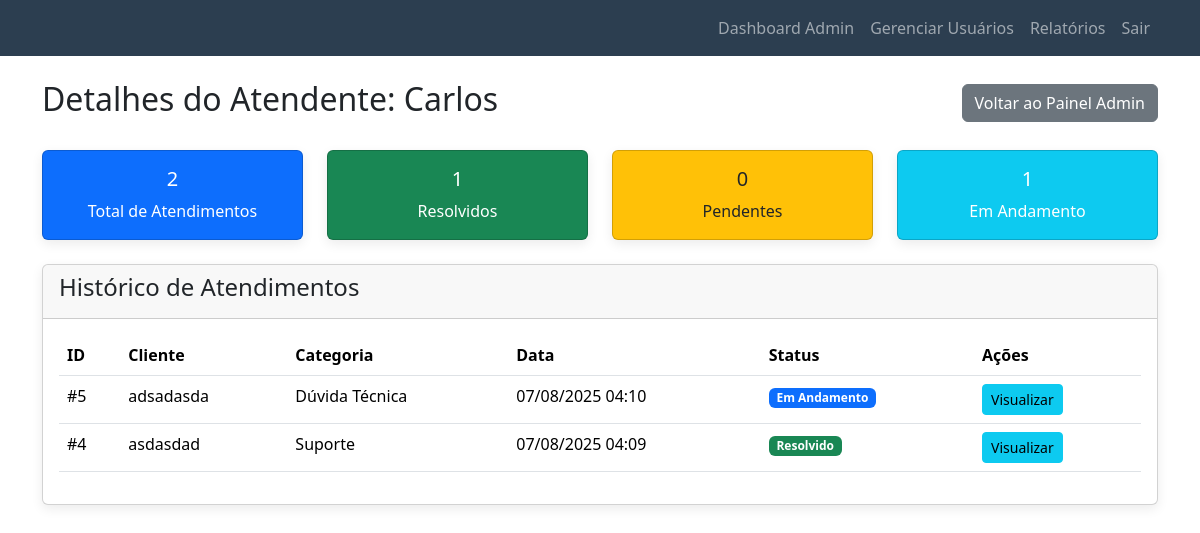
Page /admin/user/2 (signed in) on the committed database.
### app/models.py (models this page shows, shortened)
class User(db.Model, UserMixin):
    __tablename__ = 'users'
    id = db.Column(db.Integer, primary_key=True)
    username = db.Column(db.String(64), unique=True, nullable=False, index=True)
    password_hash = db.Column(db.String(256))
    is_supervisor = db.Column(db.Boolean, default=False, nullable=False)
    interactions = db.relationship('Interaction', backref='user', lazy='dynamic')

class Interaction(db.Model):
    __tablename__ = 'interactions'
    id = db.Column(db.Integer, primary_key=True)
    user_id = db.Column(db.Integer, db.ForeignKey('users.id'), nullable=False)
    client_name = db.Column(db.String(128), nullable=False, index=True)
    client_phone = db.Column(db.String(40), nullable=False)
    channel = db.Column(db.String(50), nullable=False)
    had_anydesk_session = db.Column(db.Boolean, default=False)
    category = db.Column(db.String(100), nullable=False)
    description = db.Column(db.Text, nullable=False)
    status = db.Column(db.String(50), default='Aberto', nullable=False)
    start_time = db.Column(db.DateTime, default=datetime.utcnow, index=True)
    end_time = db.Column(db.DateTime, nullable=True)

### app/routes.py (the view)
@bp.route('/admin/user/<int:user_id>')
@login_required
def user_details(user_id):
    if not current_user.is_supervisor:
        flash('Acesso negado.', 'danger')
        return redirect(url_for('main.index'))
    user = User.query.get_or_404(user_id)
    interactions = Interaction.query.filter_by(user_id=user.id).order_by(Interaction.start_time.desc()).all()
    status_counts = db.session.query(
        Interaction.status, func.count(Interaction.id)
    ).filter(Interaction.user_id == user.id).group_by(Interaction.status).all()
    stats = {status: count for status, count in status_counts}
    stats['Total'] = sum(stats.values())
    return render_template('admin/user_details.html', user=user, interactions=interactions, stats=stats)

### app/models.py (called while the page is built)
@login_manager.user_loader
def load_user(user_id):
    return User.query.get(user_id)

### app/templates/admin/user_details.html (shortened to what this page needs)
{% extends "base.html" %}
{% block content %}
<div class="d-flex justify-content-between align-items-center mb-4">
    <h2>Detalhes do Atendente: {{ user.username }}</h2>
    <a href="{{ url_for('main.admin_dashboard') }}" class="btn btn-secondary">Voltar ao Painel Admin</a>
</div>
<div class="row mb-4">
    <div class="col-md-3">
        <div class="card text-white bg-primary text-center">
            <div class="card-body">
                <h5 class="card-title">{{ stats.get('Total', 0) }}</h5>
                <p class="card-text">Total de Atendimentos</p>
            </div>
        </div>
    </div>
    <div class="col-md-3">
        <div class="card text-white bg-success text-center">
            <div class="card-body">
                <h5 class="card-title">{{ stats.get('Resolvido', 0) }}</h5>
                <p class="card-text">Resolvidos</p>
            </div>
        </div>
    </div>
    <div class="col-md-3">
        <div class="card text-dark bg-warning text-center">
            <div class="card-body">
                <h5 class="card-title">{{ stats.get('Pendente', 0) }}</h5>
                <p class="card-text">Pendentes</p>
            </div>
        </div>
    </div>
    <div class="col-md-3">
        <div class="card text-white bg-info text-center">
            <div class="card-body">
                <h5 class="card-title">{{ stats.get('Em Andamento', 0) }}</h5>
                <p class="card-text">Em Andamento</p>
            </div>
        </div>
    </div>
</div>
<div class="card">
    <div class="card-header">
        <h4>Histórico de Atendimentos</h4>
    </div>
    <div class="card-body">
        <div class="table-responsive">
            <table class="table table-hover">
                <thead>
                    <tr>
                        <th>ID</th>
                        <th>Cliente</th>
                        <th>Categoria</th>
                        <th>Data</th>
                        <th>Status</th>
                        <th>Ações</th>
                    </tr>
                </thead>
                <tbody>
                    {% for interaction in interactions %}
                    <tr>
                        <td>#{{ interaction.id }}</td>
                        <td>{{ interaction.client_name }}</td>
                        <td>{{ interaction.category }}</td>
                        <td>{{ interaction.start_time.strftime('%d/%m/%Y %H:%M') }}</td>
                        <td>
                            {% if interaction.status == 'Resolvido' %}<span class="badge status-resolvido">{{ interaction.status }}</span>
                            {% elif interaction.status == 'Pendente' %}<span class="badge status-pendente">{{ interaction.status }}</span>
                            {% elif interaction.status == 'Em Andamento' %}<span class="badge status-andamento">{{ interaction.status }}</span>
                            {% else %}<span class="badge status-aberto">{{ interaction.status }}</span>{% endif %}
                        </td>
                        <td>
                            <a href="{{ url_for('main.view_interaction', interaction_id=interaction.id) }}" class="btn btn-info btn-sm">Visualizar</a>
                        </td>
                    </tr>
                    {% else %}
                    <tr>
                        <td colspan="6" class="text-center">Este usuário ainda não registrou atendimentos.</td>
                    </tr>
                    {% endfor %}
                </tbody>
            </table>
        </div>
    </div>
</div>
{% endblock %}

### app/static/css/style.css (style rules this page uses)
:root { --cor-primaria: #4A90E2; --cor-primaria-hover: #357ABD; --cor-sucesso: #28a745; --cor-aviso: #ffc107; --cor-perigo: #dc3545; --cor-fundo: #f4f7f6; --cor-navbar: #2c3e50; --raio-borda: 0.5rem; }
body { font-family: 'Poppins', sans-serif; background-color: var(--cor-fundo); }
.card { border: none; border-radius: var(--raio-borda); box-shadow: 0 4px 12px rgba(0, 0, 0, 0.08); transition: all 0.3s ease; }
.card-header { background-color: #ffffff; border-bottom: 1px solid #e9ecef; font-weight: 500; }
.btn { border-radius: var(--raio-borda); font-weight: 500; transition: all 0.2s ease; }
.badge.status-resolvido { background-color: var(--cor-sucesso) !important; }
.badge.status-andamento { background-color: var(--cor-primaria) !important; }
.badge.status-resolvido { background-color: #198754 !important; }
.badge.status-andamento { background-color: #0d6efd !important; }

### rows in the picture
User: username "Carlos"
Interaction: id "5", client_name "adsadasda", category "Dúvida Técnica", start_time "07/08/2025 04:10", status "Em Andamento"
Interaction: id "4", client_name "asdasdad", category "Suporte", start_time "07/08/2025 04:09", status "Resolvido"

### other values in the picture
{{ stats.get('Total', 0) }} "2"
{{ stats.get('Resolvido', 0) }} "1"
{{ stats.get('Pendente', 0) }} "0"
{{ stats.get('Em Andamento', 0) }} "1"
